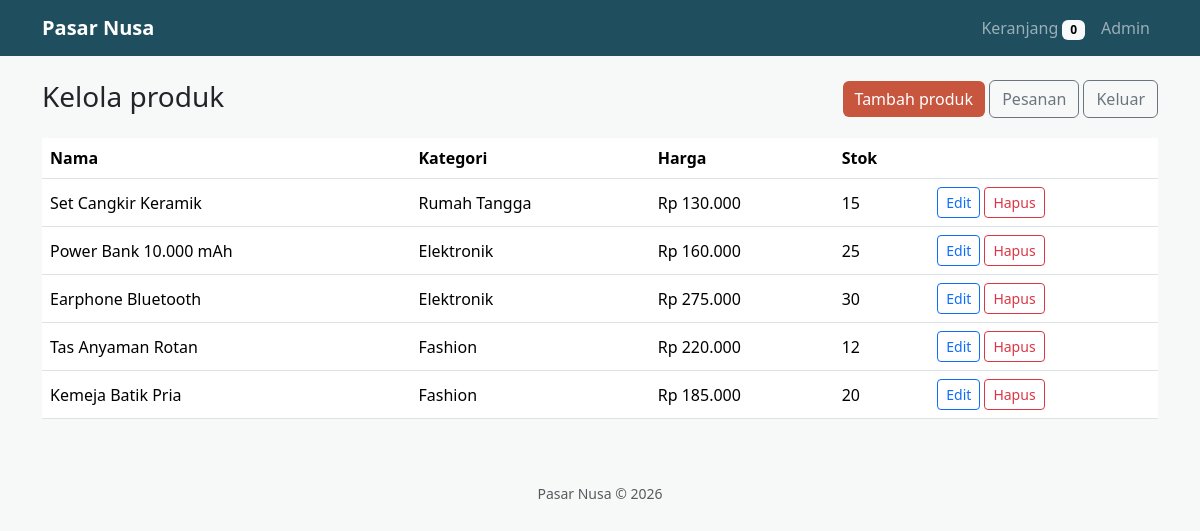
Screenshot of /admin/products.php (signed in) with the database file from the repository.
### tables this page shows
CREATE TABLE products (
  id INT AUTO_INCREMENT PRIMARY KEY,
  category_id INT NOT NULL,
  name VARCHAR(150) NOT NULL,
  description TEXT,
  price DECIMAL(12,2) NOT NULL,
  stock INT NOT NULL DEFAULT 0,
  image_url VARCHAR(255),
  created_at TIMESTAMP DEFAULT CURRENT_TIMESTAMP,
  FOREIGN KEY (category_id) REFERENCES categories(id)
);

CREATE TABLE categories (
  id INT AUTO_INCREMENT PRIMARY KEY,
  name VARCHAR(80) NOT NULL UNIQUE
);

### includes/db.php (called while the page is built, shortened)
<?php
function e($s) { return htmlspecialchars((string)$s, ENT_QUOTES, 'UTF-8'); }
function rp($n) { return 'Rp ' . number_format((float)$n, 0, ',', '.'); }

### admin/products.php (the view, shortened to what this page needs)
<?php require '../includes/db.php'; need_admin(); $base = '../'; $msg = '';
$rows = $db->query("SELECT p.*, c.name cat FROM products p JOIN categories c ON c.id=p.category_id ORDER BY p.id DESC");
$title = 'Kelola Produk'; include '../includes/header.php'; ?>
<div class="d-flex justify-content-between mb-3"><h3>Kelola produk</h3>
<div><a class="btn btn-brand" href="product_form.php">Tambah produk</a> <a class="btn btn-outline-secondary" href="orders.php">Pesanan</a> <a class="btn btn-outline-secondary" href="logout.php">Keluar</a></div></div>
<table class="table bg-white align-middle"><tr><th>Nama</th><th>Kategori</th><th>Harga</th><th>Stok</th><th></th></tr>
<?php foreach ($rows as $p): ?><tr><td><?= e($p['name']) ?></td><td><?= e($p['cat']) ?></td><td><?= rp($p['price']) ?></td><td><?= $p['stock'] ?></td>
<td class="d-flex gap-1"><a class="btn btn-sm btn-outline-primary" href="product_form.php?id=<?= $p['id'] ?>">Edit</a>
<form method="post" onsubmit="return confirm('Hapus produk ini?')"><input type="hidden" name="id" value="<?= $p['id'] ?>"><button class="btn btn-sm btn-outline-danger">Hapus</button></form></td></tr><?php endforeach; ?></table>
<?php include '../includes/footer.php'; ?>

### assets/style.css (style rules this page uses)
.btn-brand { background:#c8553d;color:#fff;border:0 }
body { background:#f7f9f9 }

### rows the page displays
products: name "Set Cangkir Keramik", category.name "Rumah Tangga", price "Rp 130.000", stock "15"
products: name "Power Bank 10.000 mAh", category.name "Elektronik", price "Rp 160.000", stock "25"
products: name "Earphone Bluetooth", category.name "Elektronik", price "Rp 275.000", stock "30"
products: name "Tas Anyaman Rotan", category.name "Fashion", price "Rp 220.000", stock "12"
products: name "Kemeja Batik Pria", category.name "Fashion", price "Rp 185.000", stock "20"

### other values shown
cart_count() "0"
